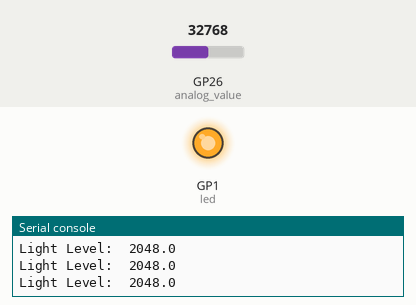
Recording of a program running on a simulated Raspberry Pi Pico running MicroPython. Parts: output pins drawn as LEDs (lit = HIGH), the last lines printed to the serial console. The test bench sets the inputs (shaded band); at power-on: GP26 (analog_value) = 32768 (analog values on the 0–65535 scale).

Above: at 1.2 s.
1.3 s: GP26 (analog_value) set to 25152
2.8 s: GP26 (analog_value) set to 23216
At 4.0 s:
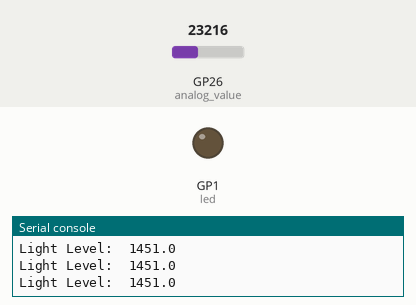
4.3 s: GP26 (analog_value) set to 32767
At 5.5 s:
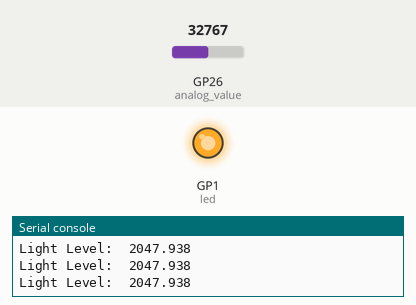
5.9 s: GP26 (analog_value) set to 19660
At 6.8 s:
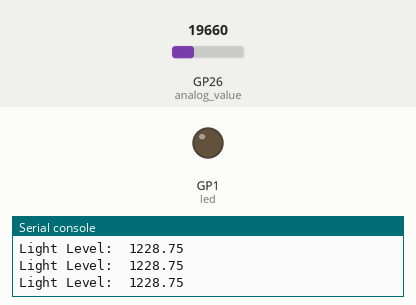
Timing chart, 0 to 8.5 s (numbered marks = the images above; inputs shaded):
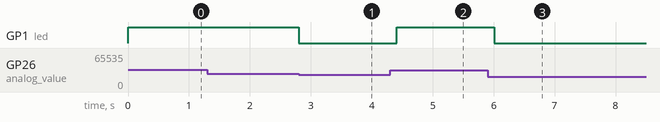

The program:

CdSLED.py
```python
import machine
import utime

# 조도 센서와 LED를 연결할 핀을 설정합니다.
analog_value = machine.ADC(26)
led = machine.Pin(1, machine.Pin.OUT)

while True:
    # 조도 센서에서 아날로그 값을 읽습니다.
    reading = analog_value.read_u16()/16
    print("Light Level: ", reading)

    # 조도가 특정 값(예: 1500)보다 높으면 LED를 켭니다.
    if reading > 1500:
        led.on()
    else:
        led.off()

    utime.sleep(0.2)
```

Measured:
- the behaviour switches between 24016 and 24000 on GP26 (analog_value) (found by bisection; images 0 and 1)
- after the input at 2.8 s, GP1 (led): HIGH → LOW at once
- after the input at 4.3 s, GP1 (led): LOW → HIGH after 0.11 s
- after the input at 5.9 s, GP1 (led): HIGH → LOW after 0.11 s
